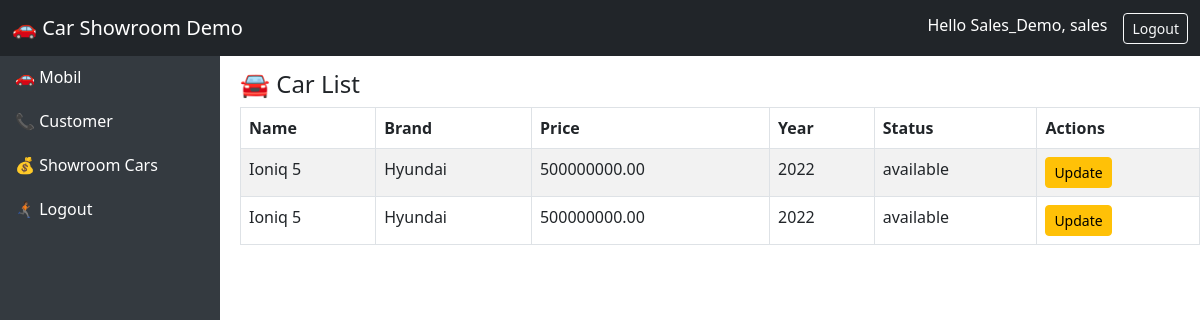
Before: /demo/dashboard/carlist/ (signed in) with the older database file.
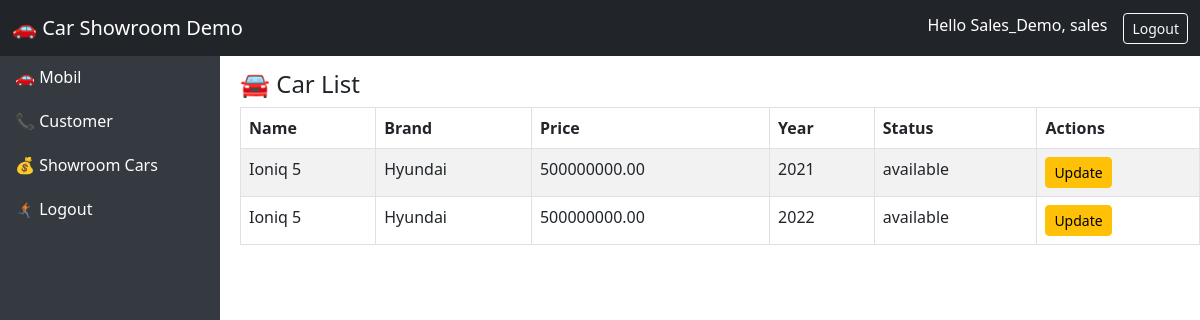
After: the same page with the newer database file.
### cars/models.py (models this page shows, shortened)
class Cars(models.Model):
    id = models.AutoField(primary_key=True)
    nama = models.CharField(max_length=100)
    harga = models.DecimalField(max_digits=12, decimal_places=2)
    merek = models.CharField(max_length=50)
    model = models.CharField(max_length=50)
    tahun = models.IntegerField()
    kilometer = models.IntegerField()
    transmisi = models.CharField(max_length=20, choices=[('auto','Otomatis'), ('manual', 'Manual')])
    jenis_bahan_bakar = models.CharField(max_length=20, choices=[('bensin','Bensin'), ('diesel', 'Diesel'), ('elektrik', 'Elektrik')])
    mesin = models.CharField(max_length=50)
    tempat_duduk = models.IntegerField()
    deskripsi = models.TextField()
    gambar = models.ImageField(upload_to='cars/images/',blank=True, null=True)
    status = models.CharField(max_length=20,
                              choices=[('available','Available'),('sold','Sold'),('booked','Booked')],default='available')

### demo/views.py (the view)
# urls.py: path('dashboard/carlist/', demo_carlist_dashboard, name='demo_carlist_dashboard'),
def demo_carlist_dashboard(request):
    if not request.user.is_authenticated:
        return redirect("demo_login")
    cars = Cars.objects.all()
    return render(request, "demo/car_list_dashboard.html", {"cars": cars})

### demo/templates/demo/car_list_dashboard.html (shortened to what this page needs)
{% extends 'demo/base.html' %}
{% block content %}
<h4>🚘 Car List</h4>
<table class="table table-bordered table-striped">
  <thead>
    <tr>
      <th>Name</th>
      <th>Brand</th>
      <th>Price</th>
      <th>Year</th>
      <th>Status</th>
      {% if request.user.role in 'admin sales' %}
        <th>Actions</th>
      {% endif %}
    </tr>
  </thead>
  <tbody>
    {% for car in cars %}
      <tr>
        <td><a href="{% url 'detail_car' car.id %}" class="text-decoration-none text-dark" style="font-weight: normal; text-decoration: none;">{{car.nama}}</td>
        <td>{{ car.merek }}</td>
        <td>{{ car.harga }}</td>
        <td>{{ car.tahun }}</td>
        <td>{{ car.status }}</td>
        {% if request.user.role == 'admin' %}
        <td>
          <a href="{% url 'update_car' car.id %}?next={% url 'demo_carlist_dashboard' %}" class="btn btn-sm btn-warning">Edit</a>
          {% comment %} <a href="#" class="btn btn-sm btn-danger">Delete</a> {% endcomment %}
          <a href="{% url 'delete_car' car.id %}?next={% url 'demo_carlist_dashboard' %}" class="btn btn-sm btn-danger">Delete</a>
          <a href="{% url 'service_history' car.id %}?next={% url 'demo_carlist_dashboard' %}" class="btn btn-sm btn-success">Tambah data service</a>
        </td>
        {% elif request.user.role == 'sales' %}
        <td>
          <a href="{% url 'update_car' car.id %}?next={% url 'demo_carlist_dashboard' %}" class="btn btn-sm btn-warning">Update</a>
        </td>
        {% endif %}
      </tr>
    {% endfor %}
  </tbody>
</table>
{% endblock %}

Changed rows visible on the page:
changed Cars (number 1 of 2 on the later page): tahun "2022" → "2021"
